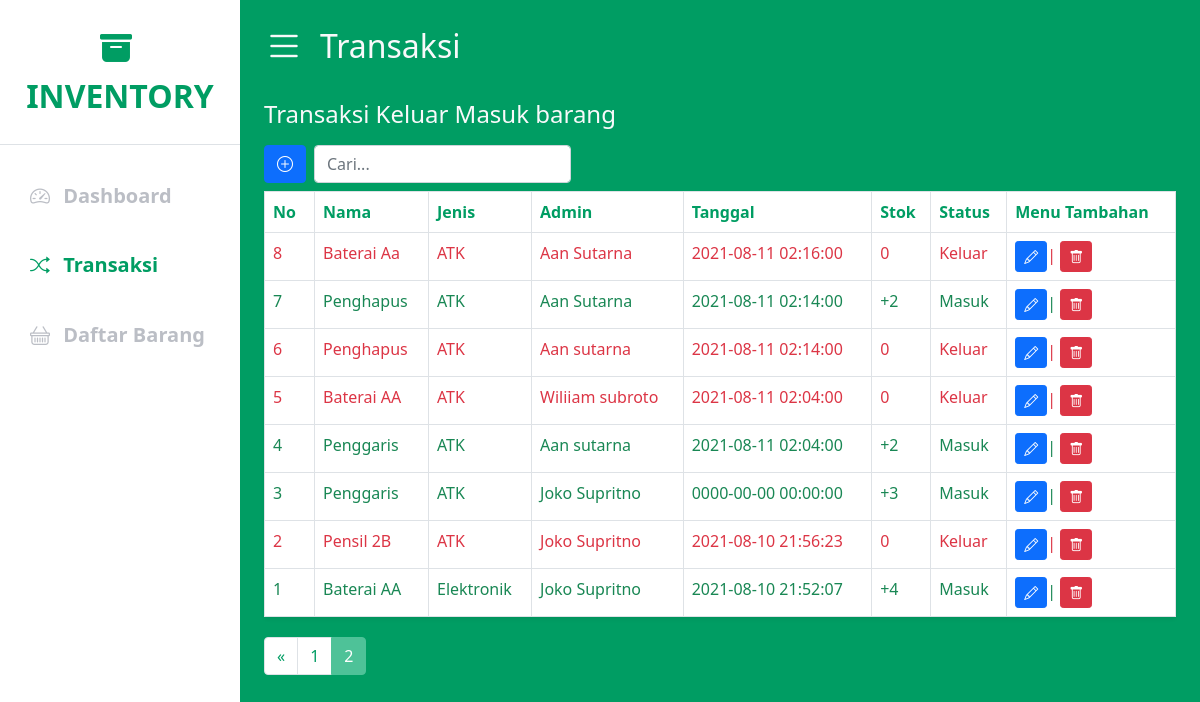
/transaction.php?p=2, run on the app's committed database.
### tables this page shows
CREATE TABLE `datatrans` (
  `id` int(11) NOT NULL,
  `nm_brg` varchar(100) NOT NULL,
  `jenis_brg` varchar(50) NOT NULL,
  `nm_org` varchar(50) NOT NULL,
  `tgl_klr` datetime NOT NULL,
  `stk` int(11) NOT NULL,
  `stkout` int(11) NOT NULL,
  `status` varchar(10) NOT NULL
);

### connection.php (called while the page is built)
<?php
$host = 'localhost';
$db_name = 'datapenyimpanan';
$user = 'root';
$pwd = '';
$conn = new mysqli($host, $user, $pwd, $db_name);
function query($query) {
	global $conn;
	$result = mysqli_query($conn, $query);
	$rows = [];
	while( $row = mysqli_fetch_assoc($result) ) {
		$rows[] = $row;
	}
	return $rows;
}
?>

### transaction.php (the view, shortened to what this page needs)
<?php
    include "connection.php";
    $dataPages = 14;
    $totalData = count(query("SELECT * FROM datatrans"));
    $totalPages = ceil($totalData/$dataPages);
    $activePages = (isset ($_GET["p"])) ? $_GET["p"] : 1;
    $firstPages = ($dataPages * $activePages) - $dataPages;
    $result = mysqli_query($conn, "SELECT * FROM datatrans ORDER BY id DESC LIMIT $firstPages, $dataPages");
?>
<!DOCTYPE html>
<html lang="en">
<head>
  <link href="https://cdn.jsdelivr.net/npm/bootstrap@5.1.0/dist/css/bootstrap.min.css" rel="stylesheet">
  <link rel="stylesheet" href="https://cdn.jsdelivr.net/npm/bootstrap-icons@1.5.0/font/bootstrap-icons.css">
  <link href="css/style.css" rel="stylesheet" type="text/css">
</head>
<body>
  <div class="d-flex" id="wrapper">
    <div class="bg-white" id="sidebar-wrapper">
      <div class="sidebar-heading text-center py-4 primary-text fs-2 fw-bold text-uppercase border-bottom">
        <i class="bi bi-archive-fill me-2" ></i>Inventory
      </div>
      <div class="list-group list-group-flush fs-5 my-3">
        <a href="index.php" class="list-group-item list-group-item-action bg-transparent second-text fw-bold">
          <i class="bi bi-speedometer2 me-2"></i>
              Dashboard
        </a>
        <a href="transaction.php" class="list-group-item list-group-item-action bg-transparent second-text active">
          <i class="bi bi-shuffle me-2"></i>
              Transaksi
        </a>
        <a href="listBarang.php" class="list-group-item list-group-item-action bg-transparent second-text fw-bold">
          <i class="bi bi-basket me-2"></i>
             Daftar Barang
        </a>
      </div>
    </div>
    <div id="page-content-wrapper">
      <nav class="navbar navbar-expand-lg navbar-light bg-transparent py-3 px-4">
        <div class="d-flex align-items-center">
          <i class="bi bi-list text-light fs-1 me-3 mb-2" id="menu-toggle"></i>
          <h2 class="text-light">Transaksi</h2>
        </div>
      </nav>
      <div class="container-fluid px-4">
        <h3 class="fs-4 mb-3 text-light">Transaksi Keluar Masuk barang</h3>
        <div class="d-grid gap-2 d-md-flex justify-content-md-start pb-1">
          </div>
          </div>
          <button type="button" class="btn btn-primary" data-bs-toggle="modal" data-bs-target="#add-data">
            <i class="bi bi-plus-circle"></i>
          </button>
          <form action="" method="post">
              <input type="text" id="keyword" name ="keyword" class="form-control" placeholder="Cari..." aria-label="Input group example" aria-describedby="btnGroupAddon">
          </form>
        </div>
        <div class="row my-1">
            <div id="tableContent" class="col table-responsive">
                <table class="table table-bordered bg-white rounded shadow-sm table-hover">
                    <thead class="primary-text">
                        <tr>
                            <th scope="col" width="50">No</th>
                            <th scope="col">Nama</th>
                            <th scope="col">Jenis</th>
                            <th scope="col">Admin</th>
                            <th scope="col">Tanggal</th>
                            <th scope="col">Stok</th>
                            <th scope="col">Status</th>
                            <th scope="col">Menu Tambahan</th>
                        </tr>
                    </thead>
                    <tbody>
                            <?php foreach( $result as $row ) : ?>
                              <?php if($row["status"]=='Masuk'){?>
                                <tr class="text-success">
                                    <td><?= $row["id"]; ?></td>
                                    <td><?= $row["nm_brg"]; ?></td>
                                    <td><?= $row["jenis_brg"]; ?></td>
                                    <td><?= $row["nm_org"]; ?></td>
                                    <td><?= $row["tgl_klr"]; ?></td>
                                    <td>+<?= $row["stk"]; ?></td>
                                    <td><?= $row["status"]; ?></td>
                                    <td>
                                        <button type="button" class="btn btn-primary btn-sm editbtn" data-bs-toggle="modal" data-bs-target="#edit-data">
                                            <i class="bi bi-pencil"></i>
                                        </button>|
                                        <a href="delete.php?id=<?= $row["id"]; ?>" onclick="return confirm('Yakin Untuk Menghapus Data?');">
                                        <button type="submit" name="update"  class="btn btn-danger btn-sm">
                                            <i class="bi bi-trash"></i>
                                          </button>
                                        </a>
                                    </td>
                                </tr>
                              <?php }else{?>
                                <tr class="text-danger">
                                    <td><?= $row["id"]; ?></td>
                                    <td><?= $row["nm_brg"]; ?></td>
                                    <td><?= $row["jenis_brg"]; ?></td>
                                    <td><?= $row["nm_org"]; ?></td>
                                    <td><?= $row["tgl_klr"]; ?></td>
                                    <td><?= -$row["stkout"]; ?></td>
                                    <td><?= $row["status"]; ?></td>
                                    <td>
                                          <button type="button" class="btn btn-primary btn-sm editbtn" data-bs-toggle="modal" data-bs-target="#edit-data">
                                            <i class="bi bi-pencil"></i>
                                          </button>|
                                        <a href="delete.php?id=<?= $row["id"]; ?>" onclick="return confirm('Yakin Untuk Menghapus Data?');">
                                          <button type="submit" name="update"  class="btn btn-danger btn-sm">
                                            <i class="bi bi-trash"></i>
                                          </button>
                                        </a>
                                    </td>
                                </tr>
                              <?php } ?>
                            <?php endforeach; ?>
                    </tbody>
                </table>
            </div>
        </div>
        <nav aria-label="...">
          <ul class="pagination primary-text">
          <?php if ($activePages > 1) : ?>
          <li class="page-item">
            <a class="page-link" href="?p=<?= $activePages - 1; ?>" aria-label="Previous">
              <span aria-hidden="true">&laquo;</span>
            </a>
          </li>
          <?php endif; ?>
            <?php for($i = 1; $i <= $totalPages; $i++) : ?>
              <?php if($i == $activePages) : ?>
                <li class="page-item active" aria-current="page">
                  <a class="page-link" href="?p=<?= $i; ?>"><?= $i; ?></a>
                </li>
              <?php else : ?>
                <li class="page-item">
                  <a class="page-link" href="?p=<?= $i; ?>"><?= $i; ?></a>
                </li>
              <?php endif; ?>
            <?php endfor; ?>
          </ul>
        </nav>
    </div>
</body>
</html>

### css/style.css (style rules this page uses)
:root { --main-bg-color: #bad6cc; --main-text-color : #009d63; --second-text-color :#bbbec5; --second-bg-color: #c1efde; --third-text-color: #0F52BA; }
.primary-text { color : var(--main-text-color); }
.second-text { color: var(--second-text-color); }
#wrapper { overflow-x: hidden; background-color: #009d63; }
#sidebar-wrapper { min-height: 100vh; margin-left: -15rem; transition: margin 0.25s ease-out; }
#sidebar-wrapper .sidebar-heading { padding: 0.875rem 1.25rem; font-size: 1.2rem; }
#sidebar-wrapper .list-group { width: 15rem; }
#page-content-wrapper { min-width: 100vw; }
#menu-toggle { cursor: pointer; }
.list-group-item { border: none; padding: 20px 30px; }
.list-group-item.active { background-color: transparent; color: var(--main-text-color); font-weight: bold; border: none; }
.page-item .page-link { color: var(--main-text-color); }
.page-item.active .page-link { z-index: 1; color: #fff; background-color: #4ec298; border-color: #4ec298; }
@media (min-width: 768px) { #sidebar-wrapper { margin-left: 0; } }
@media (min-width: 768px) { #page-content-wrapper { min-width: 0; width: 100%; } }

### data on the page
datatrans: id "8", nm_brg "Baterai Aa", jenis_brg "ATK", nm_org "Aan Sutarna", tgl_klr "2021-08-11 02:16:00", stkout "0", status "Keluar"
datatrans: id "7", nm_brg "Penghapus", jenis_brg "ATK", nm_org "Aan Sutarna", tgl_klr "2021-08-11 02:14:00", stk "2", status "Masuk"
datatrans: id "6", nm_brg "Penghapus", jenis_brg "ATK", nm_org "Aan sutarna", tgl_klr "2021-08-11 02:14:00", stkout "0", status "Keluar"
datatrans: id "5", nm_brg "Baterai AA", jenis_brg "ATK", nm_org "Wiliiam subroto", tgl_klr "2021-08-11 02:04:00", stkout "0", status "Keluar"
datatrans: id "4", nm_brg "Penggaris", jenis_brg "ATK", nm_org "Aan sutarna", tgl_klr "2021-08-11 02:04:00", stk "2", status "Masuk"
datatrans: id "3", nm_brg "Penggaris", jenis_brg "ATK", nm_org "Joko Supritno", tgl_klr "0000-00-00 00:00:00", stk "3", status "Masuk"
datatrans: id "2", nm_brg "Pensil 2B", jenis_brg "ATK", nm_org "Joko Supritno", tgl_klr "2021-08-10 21:56:23", stkout "0", status "Keluar"
datatrans: id "1", nm_brg "Baterai AA", jenis_brg "Elektronik", nm_org "Joko Supritno", tgl_klr "2021-08-10 21:52:07", stk "4", status "Masuk"
